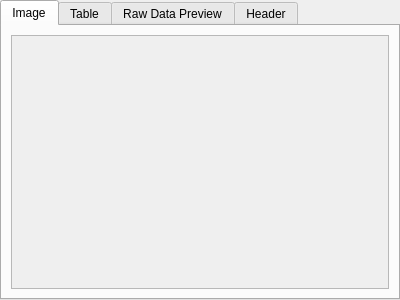
<?xml version="1.0" encoding="UTF-8"?>
<ui version="4.0">
 <class>WorkspaceTabWidget</class>
 <widget class="QTabWidget" name="WorkspaceTabWidget">
  <property name="geometry">
   <rect>
    <x>0</x>
    <y>0</y>
    <width>400</width>
    <height>300</height>
   </rect>
  </property>
  <property name="windowTitle">
   <string>TabWidget</string>
  </property>
  <property name="currentIndex">
   <number>0</number>
  </property>
  <widget class="QWidget" name="tabImage">
   <attribute name="title">
    <string>Image</string>
   </attribute>
   <layout class="QGridLayout" name="gridLayout_4">
    <item row="0" column="0">
     <widget class="QScrollArea" name="scrollArea">
      <property name="minimumSize">
       <size>
        <width>200</width>
        <height>100</height>
       </size>
      </property>
      <property name="widgetResizable">
       <bool>true</bool>
      </property>
      <widget class="QWidget" name="scrollAreaWidgetContents">
       <property name="geometry">
        <rect>
         <x>0</x>
         <y>0</y>
         <width>376</width>
         <height>247</height>
        </rect>
       </property>
      </widget>
     </widget>
    </item>
   </layout>
  </widget>
  <widget class="QWidget" name="tabTable">
   <attribute name="title">
    <string>Table</string>
   </attribute>
   <layout class="QGridLayout" name="gridLayout_3">
    <item row="0" column="0">
     <widget class="QTableWidget" name="tableWidgetTable">
      <property name="rowCount">
       <number>1</number>
      </property>
      <property name="columnCount">
       <number>1</number>
      </property>
      <row/>
      <column/>
     </widget>
    </item>
   </layout>
  </widget>
  <widget class="QWidget" name="tabRawData">
   <attribute name="title">
    <string>Raw Data Preview</string>
   </attribute>
   <layout class="QGridLayout" name="gridLayout_2">
    <item row="0" column="0">
     <widget class="QTextEdit" name="textEditRawData">
      <property name="font">
       <font>
        <family>Courier 10 Pitch</family>
        <pointsize>12</pointsize>
       </font>
      </property>
      <property name="readOnly">
       <bool>true</bool>
      </property>
     </widget>
    </item>
   </layout>
  </widget>
  <widget class="QWidget" name="tabHeader">
   <attribute name="title">
    <string>Header</string>
   </attribute>
   <layout class="QGridLayout" name="gridLayout">
    <item row="0" column="0">
     <widget class="QTextEdit" name="textEditHeader">
      <property name="font">
       <font>
        <family>Courier 10 Pitch</family>
        <pointsize>12</pointsize>
       </font>
      </property>
      <property name="readOnly">
       <bool>true</bool>
      </property>
     </widget>
    </item>
   </layout>
  </widget>
 </widget>
 <resources/>
 <connections/>
</ui>
